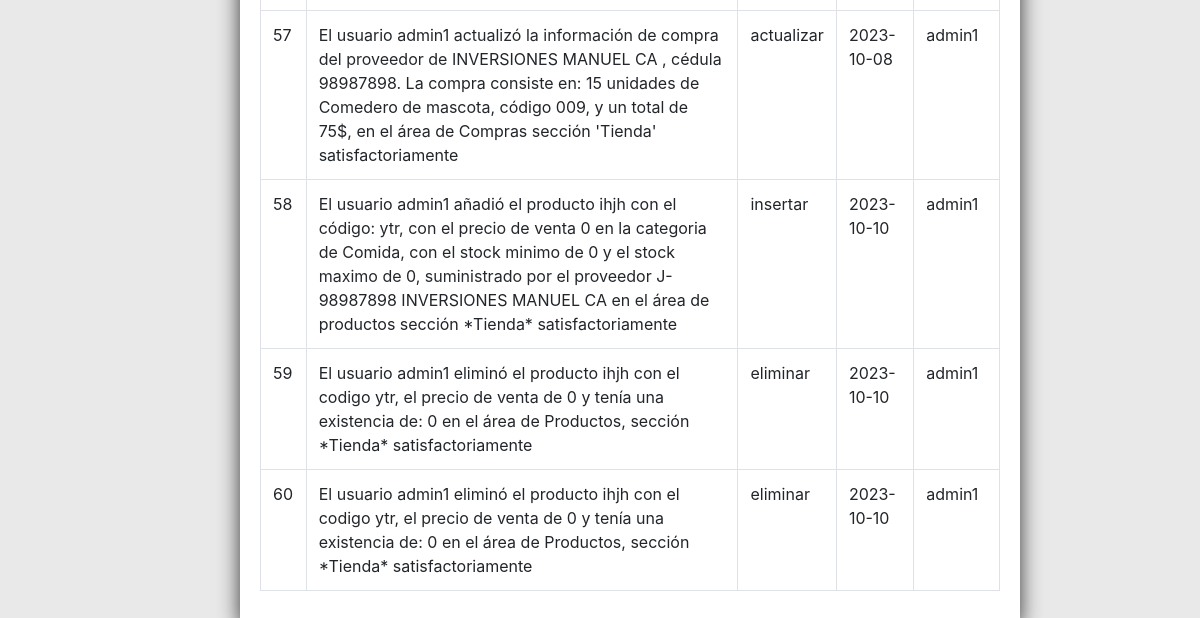
The app's page /AuditoriaTienda.php (signed in, lower part), older data.
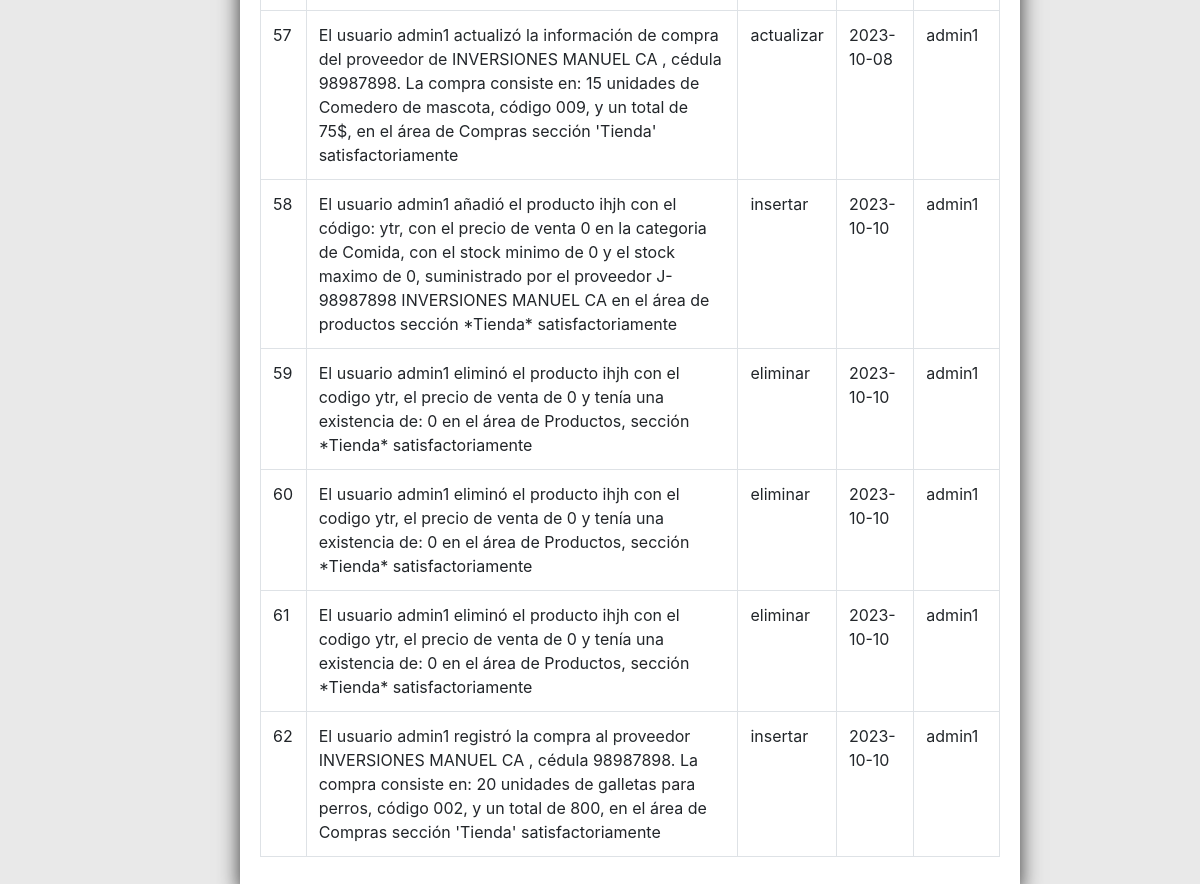
The same page, newer data.
### tables this page shows
CREATE TABLE `auditoria_dos` (
  `id_dos` int(20) NOT NULL AUTO_INCREMENT,
  `descripcion_dos` varchar(300) NOT NULL,
  `evento_dos` varchar(20) NOT NULL,
  `datetime_dos` date NOT NULL,
  `user_res_dos` varchar(20) NOT NULL,
  PRIMARY KEY (`id_dos`)
);

### AuditoriaTienda.php (the view, shortened to what this page needs)
<?php
include "top.php";
$c = new SelectDatos();
$conectar = $c->Buscador();
	$sentencia_select=$conectar->prepare('SELECT *FROM auditoria_dos ORDER BY id_dos ASC');
	$sentencia_select->execute();
	$resultado=$sentencia_select->fetchAll();
 ?>
<!DOCTYPE html>
<html lang="es">
<head>
	<link rel="stylesheet" href="./css/bootstrap.css">
<link rel="stylesheet" href="./css/body.css">
</head>
<body style="background-color: #e9e9e9">
	<div class="contenedor">
		<div class="barra__buscador">
			<br>
			<br>
		 <br>
		<br>
		 <br>
		<br>
<div class="container" style="width: 65%; margin-right: 100px; margin-left: 240px; margin-bottom: 100px; padding: 20px; background-color: #fff; text-shadow: 0 0 30px #fff;
			       box-shadow: 0 0 20px #333">
		<table class="table table-bordered" id="tabla_a">
			<?php foreach($resultado as $fila):?>
				<tr ><td class="formularioesp"><?php echo $fila['id_dos']; ?></td>
					<td class="formularioesp"><?php echo $fila['descripcion_dos']; ?></td>
					<td class="formularioesp"><?php echo $fila['evento_dos']; ?></td>
					<td class="formularioesp"><?php echo $fila['datetime_dos']; ?></td>
					<td class="formularioesp"><?php echo $fila['user_res_dos']; ?></td>
				</tr>
			<?php endforeach ?>
		</table>
	</div>
	</div>
</body>
</html>

### top.php (shortened to what this page needs)
<!DOCTYPE html>
<html>
<link rel="stylesheet"  type="text/css" href="./css/bootstrap.css">
<link rel="stylesheet"  type="text/css" href="./css/body.css">
<link rel="stylesheet"  type="text/css" href="./css/top.css">
<link rel="stylesheet" href="DataTables/DataTables-1.13.6/css/dataTables.bootstrap5.min.css">
  <link rel="stylesheet" href="DataTables/datatables.css" rel="stylesheet">
<head>
</head>
<body>
</body>
</html>

### DataTables/datatables.css (style rules this page uses)
:root { --dt-row-selected: 13, 110, 253; --dt-row-selected-text: 255, 255, 255; --dt-row-selected-link: 9, 10, 11; --dt-row-stripe: 0, 0, 0; --dt-row-hover: 0, 0, 0; --dt-column-ordering: 0, 0, 0; --dt-html-background: white; }

Row changes from the older to the newer data that the page shows:
added auditoria_dos: id_dos "61", descripcion_dos "El usuario admin1 eliminó el producto ihjh con el codigo ytr, el precio de venta de 0 y tenía una existencia de: 0 en el área de Productos, sección *Tienda* satisfactoriamente", evento_dos "eliminar", datetime_dos "2023-10-10", user_res_dos "admin1"
added auditoria_dos: id_dos "62", descripcion_dos "El usuario admin1 registró la compra al proveedor INVERSIONES MANUEL CA , cédula 98987898. La compra consiste en: 20 unidades de galletas para perros, código 002, y un total de 800, en el área de Compras sección 'Tienda' satisfactoriamente", evento_dos "insertar", datetime_dos "2023-10-10", user_res_dos "admin1"
